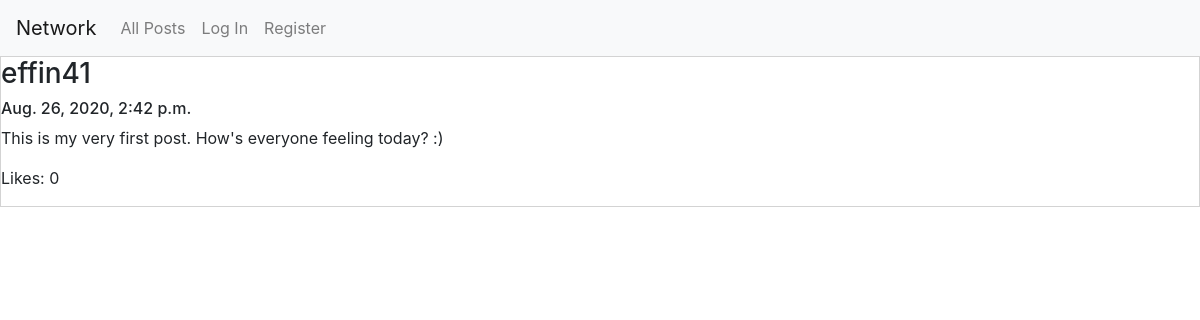
The app's page /, older data.
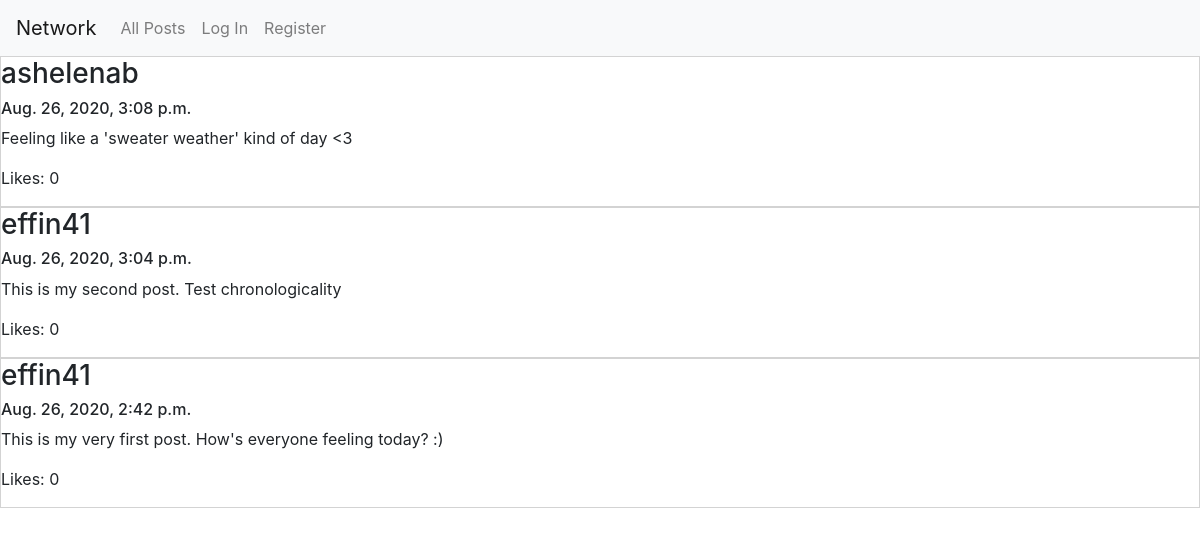
The same page, newer data.
### network/models.py (models this page shows)
class Post(models.Model):
    owner = models.ForeignKey(User, on_delete=models.CASCADE)
    content = models.CharField(max_length = 280)
    likes = models.IntegerField(default = 0)
    timestamp = models.DateTimeField()

class User(AbstractUser):
    pass

### network/views.py (the view)
# urls.py: path("", views.index, name="index"),
def index(request):
    now = datetime.datetime.now()
    newPostForm = PostForm(initial = {'owner': request.user, 'likes': 0, 'timestamp': now})
    posts = Post.objects.all()
    posts = posts.order_by("-timestamp").all()
    context = {'form': newPostForm, 'posts': posts}
    return render(request, "network/index.html", context)

### network/templates/network/index.html (shortened to what this page needs)
{% extends "network/layout.html" %}
{% block body %}
<div id="post-view">
    {% for post in posts %}
        <div style="border: 1px solid lightgray;">
            <h3>{{post.owner}}</h3>
            <h6>{{post.timestamp}}</h6>
            <p>{{post.content}}</p>
            <p>Likes: {{post.likes}}</p>
        </div>
    {% endfor %}
{% endblock %}

### network/templates/network/layout.html (shortened to what this page needs)
{% load static %}
<!DOCTYPE html>
<html lang="en">
    <head>
        <link rel="stylesheet" href="https://stackpath.bootstrapcdn.com/bootstrap/4.4.1/css/bootstrap.min.css">
        <link href="{% static 'network/styles.css' %}" rel="stylesheet">
    </head>
    <body>
        <nav class="navbar navbar-expand-lg navbar-light bg-light">
            <a class="navbar-brand" href="#">Network</a>
            <div>
              <ul class="navbar-nav mr-auto">
                <li class="nav-item">
                  <a class="nav-link" href="{% url 'index' %}">All Posts</a>
                </li>
                {% if user.is_authenticated %}
                    <li class="nav-item">
                        <a class="nav-link" href="#">Following</a>
                    </li>
                    <li class="nav-item">
                        <a class="nav-link" href="{% url 'logout' %}">Log Out</a>
                    </li>
                {% else %}
                    <li class="nav-item">
                        <a class="nav-link" href="{% url 'login' %}">Log In</a>
                    </li>
                    <li class="nav-item">
                        <a class="nav-link" href="{% url 'register' %}">Register</a>
                    </li>
                {% endif %}
              </ul>
            </div>
          </nav>
        <div class="body">
            {% block body %}
            {% endblock %}
        </div>
    </body>
</html>

Row changes from the older to the newer data that the page shows:
added Post: owner "ashelenab", timestamp "Aug. 26, 2020, 3:08 p.m.", content "Feeling like a 'sweater weather' kind of day <3", likes "0"
added Post: owner "effin41", timestamp "Aug. 26, 2020, 3:04 p.m.", content "This is my second post. Test chronologicality", likes "0"
